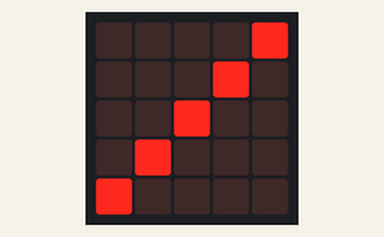
Recording of a program running on a simulated BBC micro:bit running MicroPython. Shown: the board's 5×5 LED display.

Above: at 0.5 s.
At 1.0 s:
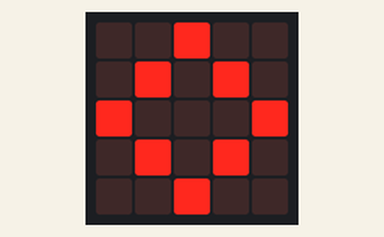

Measured:
- by itself, everything shown: repeats every 1.0 s, in 4 steps
- what the display in image 1 shows lasts 0.4 s, from 0.8 s to 1.2 s

The program:

Tarea_4.py
```python
from microbit import *

bola1 = Image("00900:09090:90009:09090:00900")
bola2 = Image("00090:00909:09009:90009:09090")
bola3 = Image("00009:00090:00900:09000:90000")
bola4 = Image("00090:00909:09009:90009:09090")
bola5 = Image("00900:09090:90009:09090:00900")

while True:
    display.show(bola1)
    sleep(200)
    display.show(bola2)
    sleep(200)
    display.show(bola3)
    sleep(200)
    display.show(bola4)
    sleep(200)
    display.show(bola5)
    sleep(200)
```
